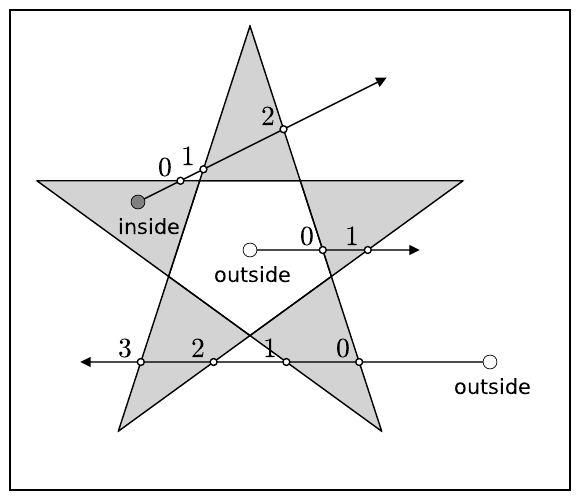

Python code for this plot:
# -*- coding: utf-8 -*-
import matplotlib.pyplot as plt
from matplotlib.path import Path
import matplotlib.patches as patches
from math import sin, cos, pi
import math
from common import *

fig = plt.figure()

g = fig.add_subplot(1, 1, 1)
#ax.text(center1[0] + 5, center1[1], r'$\mathbf{c}_1$', fontsize=20)
#ax.arrow(center0[0] + radius0*cos(pi/4), center0[1] + radius0*sin(pi/4), eps, -eps, head_width=5, head_length=5, fc='k', ec='k')
#ax.plot([center0[0], center0[0], center0[0] + radius0, center1[0], px], [center0[1] + radius0, center0[1], center0[1], center1[1], py], 'o--', lw=1, color='gray', ms=10)
#arc1 = patches.Arc(center1, radius1*2, radius1*2, 0.0, 180, angle)
#ax.add_patch(arc0)

def make_circular_points(center, radius, n, delta_angle=None, offset=pi/2):
    if delta_angle == None:
        delta_angle = pi*2/n
    points = []
    for i in range(n):
        angle = i*delta_angle + offset
        points.append(center.polar(angle, radius))
    return points


center = Point(0, 0)
radius = 140
points = make_circular_points(center, radius, 5, pi*2/5*3)

s = intersect((points[0], points[1]), (points[2], points[3]), False)
s = s[0]

inner_radius = s.dist(center)

points.append(points[0])
xs, ys = make_xy(points)
g.fill(xs, ys, color='lightgray')

inner_points = make_circular_points(center, inner_radius, 5, 2*pi/5, pi/10*3)
inner_points.append(inner_points[0])
xs, ys = make_xy(inner_points)
g.fill(xs, ys, color='white')
g.plot(xs, ys, color='black')

def shoot_ray(r, direction, points):
    a = points[-1]
    intersections = []
    for b in points:
        intersections.extend(intersect((a, b), (r, r + direction), False))
        a = b
    intersections.sort(key=lambda p: (p - r).dot(direction))
    if len(intersections) % 2 == 1:
        color = 'gray'
    else:
        color = 'white'
    g.plot([r.x], [r.y], 'o', lw=1, color=color, ms=10)
    g.arrow(r.x, r.y, direction.x, direction.y, head_width=5, head_length=5, fc='k', ec='k')
    for i, s in enumerate(intersections):
        g.plot([s.x], [s.y], 'o', lw=5, color='white', mew=1, ms=5)
        g.text(s.x - 14, s.y + 2, r'$%d$'%i, fontsize=20)

xs, ys = make_xy(points)
g.plot(xs, ys, color='black')

# naturally grown variable names
other = Point(-70, 30)
third = Point(150, -70)
shoot_ray(center, Point(100, 0), points)
shoot_ray(other, Point(150, 75), points)
shoot_ray(third, Point(-250, 0), points)

g.text(center.x - 22, center.y - 20, "outside", fontsize=15)
g.text(other.x - 12, other.y - 20, "inside", fontsize=15)
g.text(third.x - 22, third.y - 20, "outside", fontsize=15)

g.set_xlim(-150, 200)
g.set_ylim(-150, 150)
g.set_aspect(1)
g.xaxis.set_visible(False)
g.yaxis.set_visible(False)

#plt.show()
plt.savefig("even_odd_rule.pdf", bbox_inches="tight")
